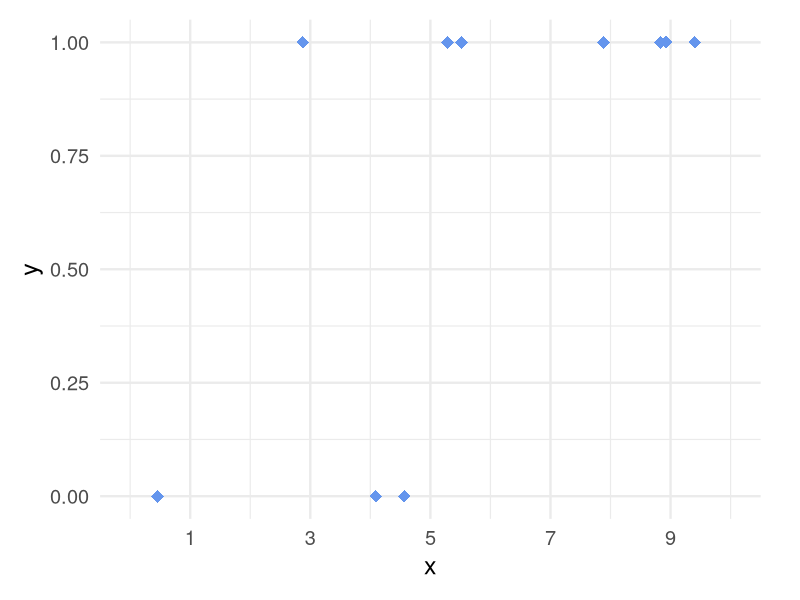
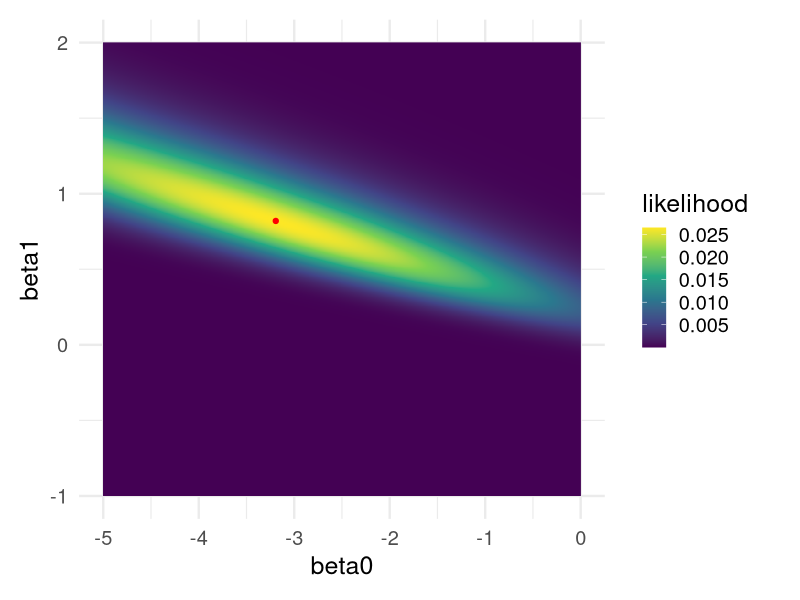

Write the R code that produced these figures, in order.
## ---- chunk 1
#| include: false

# Setup
library(tidyverse)
theme_set(theme_minimal(18) +
            theme(plot.margin = unit(c(0.5, 1, 0.5, 0.5), "cm")))
set.seed(123)

## ---- chunk 2
# Simulate some values for x
x <- runif(10, 0, 10)

# Choose our betas
beta0 <- -3
beta1 <- 0.75

# Calculate p across x 
logit_p <- beta0 + beta1 * x
inv_logit <- function(x) exp(x) / (1+exp(x))
p <- inv_logit(logit_p)


 # Simulate y
y <- rbinom(10, size = 1, p)

# Note: rbinom() with size = 1 is equivalent to a random Bernoulli variable

# Visualize
tibble(x, y) %>% 
  ggplot(aes(x,y)) +
  geom_point(size = 4, 
             color = 'cornflowerblue',
             shape = 18) +
  scale_x_continuous(breaks = seq(1, 10, by = 2), 
                     limits = c(0, 10))
## ---- chunk 3
# Write our likelihood function 
# Note this uses the x and y values we generated earlier!
# We're looking for the likelihood of the parameters given the data.
likelihood_fun <- function(beta0, beta1) {
  logit_p <- beta0 + beta1 * x
  p <- inv_logit(logit_p)
  prod(dbinom(y, size = 1, p))
}


# Apply the likelihood function to some candidate coefficients
likelihood_fun(-5, 1)
likelihood_fun(-1, 0)
likelihood_fun(-3, 0.5)
## ---- chunk 4
# Create a data frame with combinations of beta0, beta1
 # Apply the likelihood function using mapply()
likelihood_space <- expand_grid(
  beta0 = seq(-5, 0, length.out = 1000),
  beta1 = seq(-1, 2, length.out = 1000)
) %>% 
  
  mutate(likelihood = mapply(likelihood_fun, beta0, beta1))
# apply like fun to beta 1 and 0

# Isolate the parameters with the maximum likelihood
max_likelihood <- filter(likelihood_space, likelihood == max(likelihood))
# Visualize!
ggplot(likelihood_space, aes(beta0, beta1, fill = likelihood)) +
  geom_raster() +
  geom_point(data = max_likelihood, color = "red") +
  scale_fill_viridis_c()
